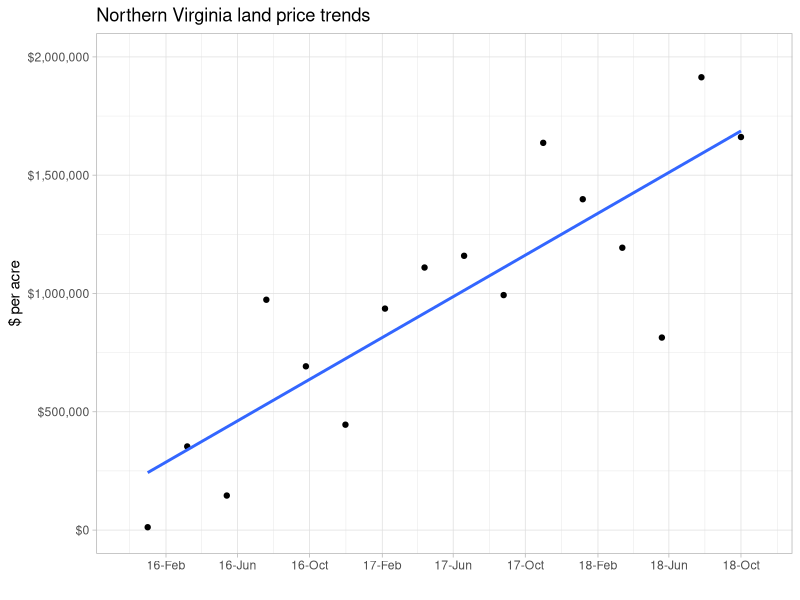

The R script that drew this image:
## ---- chunk 1
knitr::opts_chunk$set(echo = TRUE)
## ---- chunk 2
library(ggplot2)
library(scales)
library(ggthemes)
library(readr)

set.seed(1)
start <- as.POSIXct("2016-01-01", "%Y-%m-%d")
end   <- as.POSIXct("2018-10-01", "%Y-%m-%d")

x <- seq(start, end, length.out = 16)
xn <- as.numeric(x)
dt <- xn[2] - xn[1]
a = 0.017
b = 2e5
y <- a * (xn- xn[1]) + b + rnorm(16, 0, 3e5)
data = as.data.frame(x=x, y=y)


Sys.setlocale("LC_ALL", "en_US.UTF-8")
## ---- chunk 3


ggplot(data, aes(x=x,y=y)) +
  geom_point() +
  ylab('$ per acre') +
  xlab("") +
  ggtitle("Northern Virginia land price trends") +
  scale_x_datetime(labels = date_format(format = "%y-%b"), date_breaks = "4 months", limits = c(start-dt/2, end+dt/2)) +
  scale_y_continuous(labels = dollar_format(), limits = c(0,2e6)) +
  theme_light() +
  geom_smooth(method = "lm", se = FALSE)
